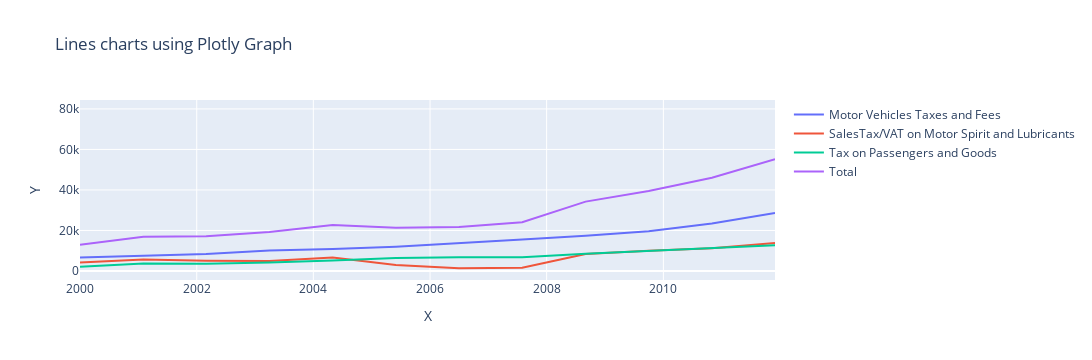

Here is the notebook cell this chart was saved with:
### Code cell
import plotly.graph_objs as go

x_data = df['Year']
y_data_1 = df['Motor Vehicles Taxes and Fees']
y_data_2 = df['SalesTax/VAT on Motor Spirit and Lubricants']
y_data_3 = df['Tax on Passengers and Goods']
y_data_4 = df['Total']


trace_1 = go.Scatter(x=x_data, y=y_data_1, mode='lines', name='Motor Vehicles Taxes and Fees')
trace_2 = go.Scatter(x=x_data, y=y_data_2, mode='lines', name='SalesTax/VAT on Motor Spirit and Lubricants')
trace_3 = go.Scatter(x=x_data, y=y_data_3, mode='lines', name='Tax on Passengers and Goods')
trace_4 = go.Scatter(x=x_data, y=y_data_4, mode='lines', name='Total')

fig = go.Figure([
    trace_1, trace_2,trace_3,trace_4
])
fig.update_layout(
    title = 'Lines charts using Plotly Graph',
    width = 1100,
    xaxis_title = 'Duration',
    yaxis_title = 'Tax'
)

fig.show()

### Figure 1 — Plotly figure (JSON) as saved in the notebook; plotly's stock layout.template omitted (floating-point values rounded to 4 significant figures)
{"data": [{"mode": "lines", "name": "Motor Vehicles Taxes and Fees", "type": "scatter", "x": ["1950-51", "1955-56", "1960-61", "1965-66", "1970-71", "1975-76", "1980-81", "1985-86", "1990-91", "1995-96", "1996-97", "1997-98", "1998-99", "1999-00", "2000-01", "2001-02", "2002-03", "2003-04", "2004-05", "2005-06", "2006-07", "2007-08", "2008-09", "2009-10 ", "2010-11", "2011-12 ", "2012-13", "2013-14 ", "2014-15 ", "2015-16", "2016-17", "2017-18", "2018-19 ", "2019-20", "2020-21(Revised Estimates)"], "y": [0, 13.9, 29.9, 61.8, 107.7, 209.7, 356.3, 835.5, 1566.0, 3726.0, 4117.0, 4854.0, 5024, 6153.0, 6666.0, 7644.0, 8441, 10140.0, 10811, 11964, 13630.0, 15590.0, 17340.0, 19640.0, 23500.0, 28680.0, 35300.0, 37300.0, 43020.0, 46640.0, 53390.0, 64910.0, 68660.0, 71499, 60680.0]}, {"mode": "lines", "name": "SalesTax/VAT on Motor Spirit and Lubricants", "type": "scatter", "x": ["1950-51", "1955-56", "1960-61", "1965-66", "1970-71", "1975-76", "1980-81", "1985-86", "1990-91", "1995-96", "1996-97", "1997-98", "1998-99", "1999-00", "2000-01", "2001-02", "2002-03", "2003-04", "2004-05", "2005-06", "2006-07", "2007-08", "2008-09", "2009-10 ", "2010-11", "2011-12 ", "2012-13", "2013-14 ", "2014-15 ", "2015-16", "2016-17", "2017-18", "2018-19 ", "2019-20", "2020-21(Revised Estimates)"], "y": [12.5, 8.9, 16.9, 31.5, 63.2, 92, 154.5, 322, 631.5, 1704.0, 2756.0, 3502.0, 3862.0, 4729.0, 4161.0, 5645, 5106, 4968.0, 6657, 2951, 1332.0, 1623.0, 8438.0, 10020.0, 11200.0, 13820.0, null, null, null, null, null, null, null, null, null]}, {"mode": "lines", "name": "Tax on Passengers and Goods", "type": "scatter", "x": ["1950-51", "1955-56", "1960-61", "1965-66", "1970-71", "1975-76", "1980-81", "1985-86", "1990-91", "1995-96", "1996-97", "1997-98", "1998-99", "1999-00", "2000-01", "2001-02", "2002-03", "2003-04", "2004-05", "2005-06", "2006-07", "2007-08", "2008-09", "2009-10 ", "2010-11", "2011-12 ", "2012-13", "2013-14 ", "2014-15 ", "2015-16", "2016-17", "2017-18", "2018-19 ", "2019-20", "2020-21(Revised Estimates)"], "y": [0.1, 3, 8.4, 33.4, 60.5, 160.5, 239.6, 395.7, 1062.0, 1508.0, 1663.0, 2004.0, 1979.0, 2099.0, 2075.0, 3671.0, 3569.0, 4190.0, 5206, 6450, 6808.0, 6808.0, 8463.0, 9857, 11300.0, 12670.0, 15310.0, 19440.0, 19610.0, 23360.0, 26570.0, 13720.0, 3540.0, 2381.0, 2325.0]}, {"mode": "lines", "name": "Total", "type": "scatter", "x": ["1950-51", "1955-56", "1960-61", "1965-66", "1970-71", "1975-76", "1980-81", "1985-86", "1990-91", "1995-96", "1996-97", "1997-98", "1998-99", "1999-00", "2000-01", "2001-02", "2002-03", "2003-04", "2004-05", "2005-06", "2006-07", "2007-08", "2008-09", "2009-10 ", "2010-11", "2011-12 ", "2012-13", "2013-14 ", "2014-15 ", "2015-16", "2016-17", "2017-18", "2018-19 ", "2019-20", "2020-21(Revised Estimates)"], "y": [12.6, 25.8, 55.2, 126.7, 231.4, 462.2, 750.4, 1553.0, 3260.0, 6938.0, 8536.0, 10360.0, 10870.0, 12980.0, 12900.0, 16960.0, 17120.0, 19300.0, 22674, 21365, 21770, 24030.0, 34241, 39510.0, 45990.0, 55160.0, 50600.0, 56750.0, 62630.0, 70000.0, 79960.0, 78634, 72200.0, 73880.0, 63010.0]}], "layout": {"height": 360, "title": {"text": "Lines charts using Plotly Graph"}, "width": 1100, "xaxis": {"autorange": true, "range": ["2000-01-01", "2011-12-01"], "title": {"text": "X"}, "type": "date"}, "yaxis": {"autorange": true, "range": [-4442.0, 84400.0], "title": {"text": "Y"}, "type": "linear"}}}
